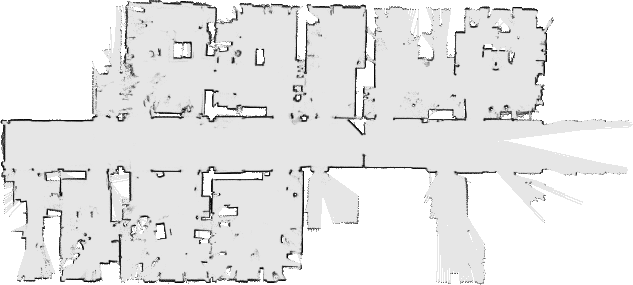
%> input picture Fr1_5.png, 633 x 285 px
$ octave showProtan.m   (GNU Octave 9; MATLAB toolbox functions it lacks are replaced by stand-ins)
%> lines starting %> are read from the running program, lines starting %| are printed output that depends on the picture
### exarctPCfroImg.m
function [pCloud3d,points2d] = exarctPCfroImg(img)
%EXARCTPCFROIMG 此处显示有关此函数的摘要
%   此处显示详细说明
binImg=edge(img);
[Y,X] = find(binImg==1);
points2d=[X,Y];
pCloud3d=pointCloud([X Y zeros(length(X),1)]);

end

### showProtan.m
clc;clear;close all;
load dataBestMatch2d.mat
map2=rgb2gray(imread('Fr1_5.png','png'));
%> map2: size 285x633 uint8; min 1, max 255, mean 231.5
map1=rgb2gray(imread('Fr2_5.png','png'));
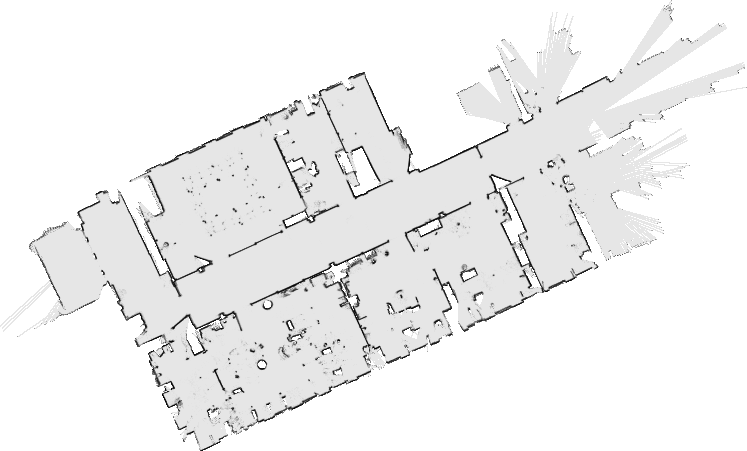
%> input picture Fr2_5.png, 747 x 451 px
%> map1: size 451x747 uint8; min 1, max 255, mean 240.3
[pcMap3d1,pointCMap1]=exarctPCfroImg(map1);
%> in exarctPCfroImg, `binImg=edge(img);`:
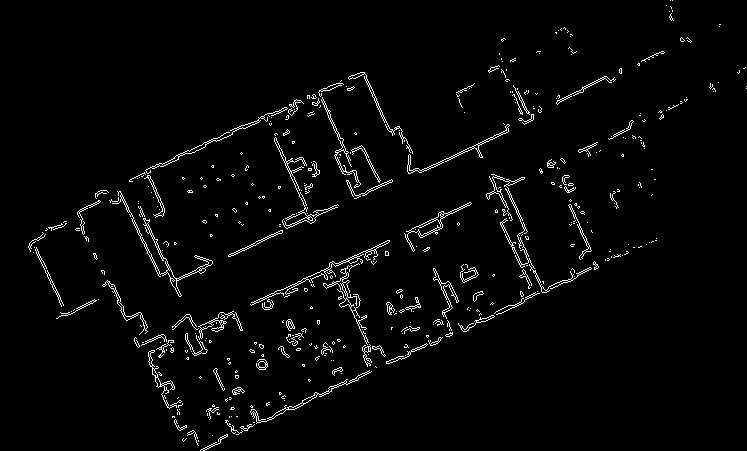
%> binImg: size 451x747 logical; 2.7% white in thin lines or dots
%> in exarctPCfroImg, `[Y,X] = find(binImg==1);`: Y = 9263 values from 1 to 451; X = 9263 values from 29 to 747
%> the run ends on the next line
